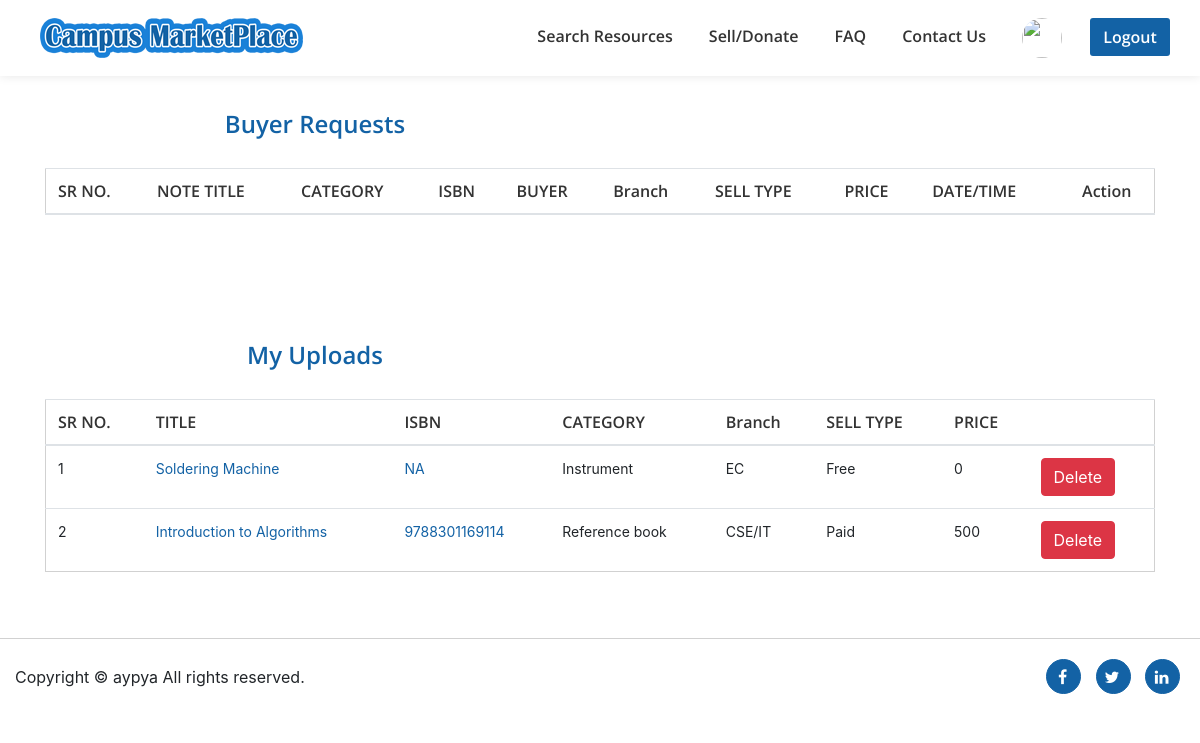
/dashboard (signed in), run on an earlier commit of the app's database.
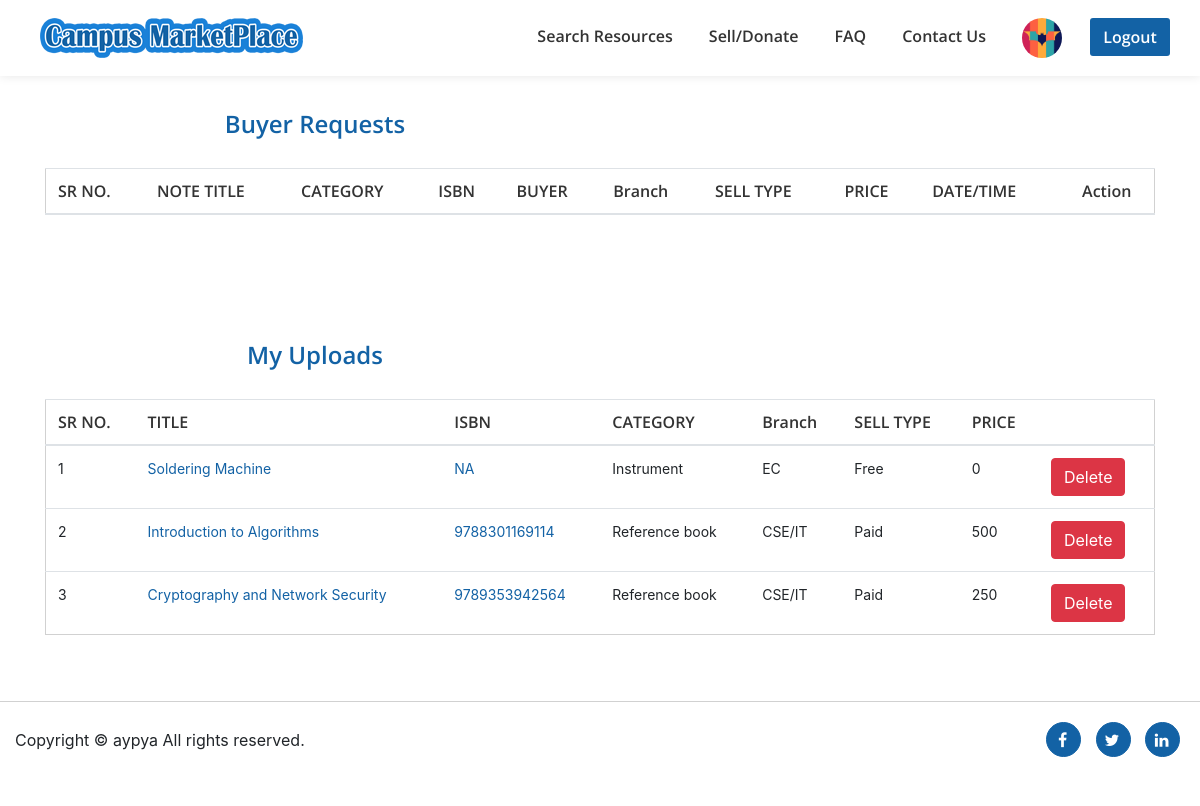
And on a later commit of the database.
### CMPApp/models.py (models this page shows, shortened)
class Resource(models.Model):
    Title = models.CharField(max_length=50,blank=False,null=True)
    Category = models.CharField(max_length=50,blank=False,null=True)
    DP = models.ImageField(upload_to='book_image/',blank=False)
    Description = models.TextField(default="",blank=False)
    Type = models.CharField(default="Free",max_length=50)
    Price = models.IntegerField(default=0,blank=False)
    Branch = models.CharField(max_length=50,blank=False,null=True)
    user = models.ForeignKey(UserProfile, blank=False,on_delete=models.CASCADE)
    isbn = models.CharField(max_length=20,blank=False,null=True,default="NA")

class UserProfile(AbstractBaseUser,PermissionsMixin):
    email = models.EmailField(max_length=255,unique=True)
    fname = models.CharField(max_length=20,blank=False,null=False)
    lname = models.CharField(max_length=20,blank=False,null=True)
    enroll = models.CharField(max_length=12,blank=False,null=True)
    dept = models.CharField(max_length=10,blank=False,null=True)
    grad_year = models.IntegerField(blank=False,null=True)
    password = models.CharField(max_length=20)
    verification_code = models.CharField(max_length=50,blank=True,null=True)
    is_Email_Verified = models.BooleanField(default=False)
    avtar = models.ImageField(upload_to='user_image/',blank=True)
    is_active=models.BooleanField(default=True)
    is_staff=models.BooleanField(default=False)
    objects = UserProfileManager()
    USERNAME_FIELD = 'email'
    REQUIRED_FIELDS = ['fname']

### CMPApp/views.py (the view)
# urls.py: path('dashboard',dashboard,name='dashboard'),
def dashboard(request):
    if request.method == 'GET':
        req = requestedResources.objects.filter(don=request.user.enroll)
        up = Resource.objects.filter(user=request.user)
        return render(request,'buyerrequests.html',context={'r':req,'u':up})

### CMPApp/templates/buyerrequests.html (shortened to what this page needs)
{% extends 'Navigation.html' %}
{% load static %}
{% block body %}
    <div class="container">
        <div class="row margintop-100">
            <div class="col-xl-6 col-md-12 col-sm-12 col-12 dash-heading-inner">Buyer Requests</div>
        </div>
        <div class="row padding-bt-tb">
            <div class="col-xl-12">
                <table>
                    <table class="table table-border table-responsive-xl table-responsive-md table-responsive-sm">
                        <thead>
                            <tr>
                                <th scope="col" class="table-row-heading">SR NO.</th>
                                <th scope="col" class="table-row-heading">NOTE TITLE</th>
                                <th scope="col" class="table-row-heading">CATEGORY</th>
                                <th scope="col" class="table-row-heading">ISBN</th>
                                <th scope="col" class="table-row-heading">BUYER</th>
                                <th scope="col" class="table-row-heading">Branch</th>
                                <th scope="col" class="table-row-heading">SELL TYPE</th>
                                <th scope="col" class="table-row-heading">PRICE</th>
                                <th scope="col" class="table-row-heading">DATE/TIME</th>
                                <th scope="col" colspan="2" class="table-row-heading" style="text-align: center;">Action</th>
                            </tr>
                        </thead>
                    </table>
                </table>
            </div>
        </div>
        <div class="row margintop-100">
            <div class="col-xl-6 col-md-12 col-sm-12 col-12 dash-heading-inner">My Uploads</div>
        </div>
        <div class="row padding-bt-tb">
            <div class="col-xl-12">
                <table>
                    <table class="table table-border table-responsive-xl table-responsive-md table-responsive-sm">
                        <thead>
                            <tr>
                                <th scope="col" class="table-row-heading">SR NO.</th>
                                <th scope="col" class="table-row-heading">TITLE</th>
                                <th scope="col" class="table-row-heading">ISBN</th>
                                <th scope="col" class="table-row-heading">CATEGORY</th>
                                <th scope="col" class="table-row-heading">Branch</th>
                                <th scope="col" class="table-row-heading">SELL TYPE</th>
                                <th scope="col" class="table-row-heading">PRICE</th>
                                <th scope="col" class="table-row-heading"></th>
                            </tr>
                        </thead>
                        <tbody>
                          {% for i in u %}
                            <tr>
                                <td class="table-content">{{forloop.counter}}</td>
                                <td class="table-content-diff">{{i.Title}}</td>
                                <td class="table-content-diff">{{i.isbn}}</td>
                                <td class="table-content">{{i.Category}}</td>
                                <td class="table-content">{{i.Branch}}</td>
                                <td class="table-content">{{i.Type}}</td>
                                <td class="table-content">{{i.Price}}</td>
                                <td><a href="deletebook/{{i.id}}"><button type="button" class="btn btn-danger">Delete</button></a></td>
                            </tr>
                          {% endfor %}
                        </tbody>
                    </table>
                </table>
            </div>
        </div>
    </div>
{% endblock %}

### CMPApp/templates/Navigation.html (shortened to what the changed rows need)
{% load static %}
<!DOCTYPE html>
<html lang="en">
<head>
    <link rel="stylesheet" href="{% static 'css/font-awesome/css/font-awesome.min.css' %}">
    <link rel="stylesheet" href="{% static 'css/bootstrap/bootstrap.min.css' %}">
    <link rel="stylesheet" href="{% static 'css/style.css' %}">
    <link rel="stylesheet" href="{% static 'css/responsive.css' %}">
</head>
<body>
    <header>
        <nav class="navbar navbar-expand-lg white-nav-top fixed-top">
            <div class="container top-navbar-container">
                <div class="collapse navbar-collapse justify-content-end" id="collapsibleNavbar">
                    <ul class="navbar-nav">
                        {% if user.is_authenticated %}
                        <li class="nav-item">
                            <div class="dropdown">
                              {% if user.avtar %}
                                <button class="profile-btn-style nav-link" type="button" id="dropdownMenuButton" data-toggle="dropdown" aria-haspopup="true" aria-expanded="false">
                                    <img src="{{user.avtar.url}}" class="nav-user-image">
                                </button>
                                {% else %}
                                <button class="profile-btn-style nav-link" type="button" id="dropdownMenuButton" data-toggle="dropdown" aria-haspopup="true" aria-expanded="false">
                                    <img src="{% static 'images/customers/customer-1.png' %}" class="nav-user-image">
                                </button>
                                {% endif %}
                            </div>
                        </li>
                        {% endif %}
                    </ul>
                </div>
            </div>
        </nav>
    </header>
    {% block body %}
    {% endblock %}
</body>
</html>

What changed in the data, as far as the page shows it:
now on this page (row edited): UserProfile: avtar (picture)
changed UserProfile: avtar empty → "Batman 02.jpg" (drawn)
added Resource: Title "Cryptography and Network Security", isbn "9789353942564", Category "Reference book", Branch "CSE/IT", Type "Paid", Price "250"
